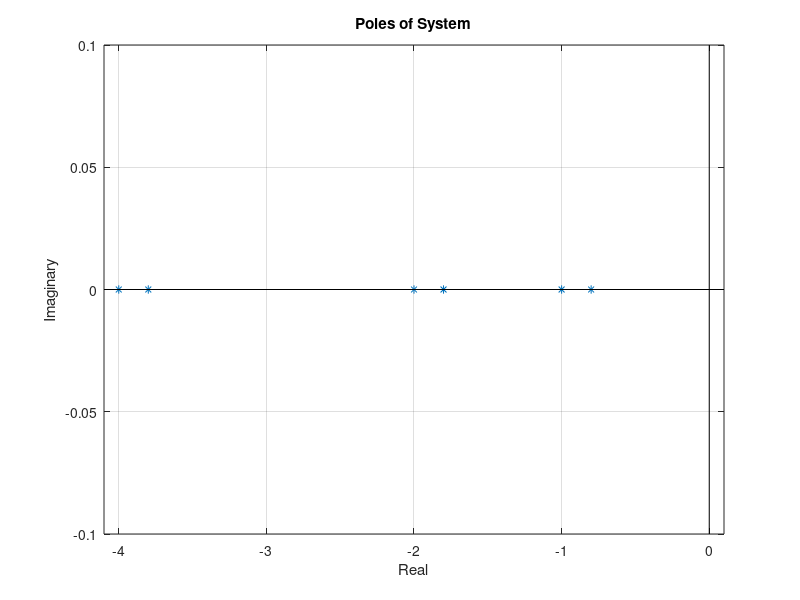

MATLAB code for this plot: (Note: this script raises an error after producing the figure.)
%% Run Simulation
%

%#ok<*UNRCH>
clc, clear, close all;

if ~exist('GRAPHICAL_PLOT','var')
    clc, clear, close all;
    
    GRAPHICAL_PLOT = false;
    PLOT_LINEAR = false;
    END_PLOT = true;
    MAKE_VIDEO = false;
    
    initState = [0;1;pi/8;pi/8;-pi/8;pi/8];
%     initState = [0;0;0;0;0;0];
    
%     L_Goal = [-20;-15;-10;-5;-3.5;-2]*0.1;
    L_Goal = [-20;-19;-10;-9;-5;-4]*0.2;
%     L_Goal = linspace(-0.3,-0.15,6)*1;

    step = 0.001; % Seconds
    timesteps = 0:step:50-step;
    F_Summary = zeros(numel(timesteps),1);
    F_Summary(20/step:end) = 10;
    lim = 1;
    
%     C = [1 0 0 0 0 0];
    C = [1 0 0 0 1 0];
%     C = [1 0 1 0 1 0];
end
% Set up simulation parameters
M = 1000; % kg
m1 = 100; % kg
m2 = 100; % kg
l1 = 20; % m
l2 = 10; % m
g = 9.81; % m/s^2

% Create struct
params = struct;
params.M = M;
params.m1 = m1;
params.m2 = m2;
params.l1 = l1;
params.l2 = l2;
params.g = g;

stateLin = initState;
stateNonLin = initState;
estimatedStateLin = zeros(size(stateLin));
estimatedStateNonLin = estimatedStateLin;

AF = [0,1,0,0,0,0;0,0,-g*m1/M,0,-g*m2/M,0;0,0,0,1,0,0;0,0,-g*(M+m1)/(M*l1),0,-g*m2/(M*l1),0;0,0,0,0,0,1;0,0,-g*m1/(M*l2),0,-g*(M+m2)/(M*l2),0];
BF = [0;1/M;0;1/(M*l1);0;1/(M*l2)];

L = place(AF',C',L_Goal).';
eo = eig(AF - L*C);
disp(real(eo));

figure;
limits = [min(real(eo)) - 0.1, 0.1, min(imag(eo)) - 0.1,max(imag(eo)) + 0.1];
plot(real(eo),imag(eo),'*',limits(1:2),[0,0],'k',[0,0],limits(3:4),'k');
xlabel('Real'); ylabel('Imaginary'); title('Poles of System');
axis(limits); grid on;

% Set up Time data
resultLin = zeros(numel(timesteps) + 1, 14);
resultNonLin = resultLin;
if GRAPHICAL_PLOT
    fig = figure; fig.Position = [17 100 1200 728];
    ax1 = subplot(2,1,1); title(ax1,'Uncontrolled Lin');
    ax2 = subplot(2,1,2); title(ax2,'Uncontrolled NonLin');
end
if MAKE_VIDEO
    v = VideoWriter('video','MPEG-4');
    open(v);
end
FLin = F_Summary;
% FLin = 200 * ones(numel(timesteps),1);
FNonLin = FLin;
for timeIndex = 1:numel(timesteps)
    destimatedStateLin = AF*estimatedStateLin + BF*FLin(timeIndex) + L*C*(stateLin - estimatedStateLin);
    destimatedStateNonLin = AF*estimatedStateNonLin + BF*FNonLin(timeIndex) + L*C*(stateNonLin - estimatedStateNonLin);
    estimatedStateLin = estimatedStateLin + destimatedStateLin * step;
    estimatedStateNonLin = estimatedStateNonLin + destimatedStateNonLin * step;
    
    resultLin(timeIndex,:) = [timesteps(timeIndex), stateLin.', FLin(timeIndex), estimatedStateLin.'];
    resultNonLin(timeIndex,:) = [timesteps(timeIndex), stateNonLin.', FNonLin(timeIndex), estimatedStateNonLin.'];
    
    stateLin = simulateLinearSystem(stateLin, FLin(timeIndex), step, params);
    stateNonLin = simulateNonLinearSystem(stateNonLin, FNonLin(timeIndex), step, params);
    
    if GRAPHICAL_PLOT && mod(timeIndex, 10) == 0
        plotState(ax1, stateLin(1), stateLin(3), stateLin(5), params.l1, params.l2);
        plotState(ax2, stateNonLin(1), stateNonLin(3), stateNonLin(5), params.l1, params.l2);
        if MAKE_VIDEO
            writeVideo(v,getframe(gcf));
        end
    end
end
if MAKE_VIDEO
    close(v);
end
resultLin(end,:) = [timesteps(end) + step, stateLin.', nan, estimatedStateLin.'];
resultNonLin(end,:) = [timesteps(end) + step, stateNonLin.', nan, estimatedStateNonLin.'];
if (END_PLOT)
    figure('units','normalized','outerposition',[0 0 1 1]);
    subplot 321;plot(resultLin(1:end,1),resultLin(1:end,2) - resultLin(1:end,9),'r',resultNonLin(1:end,1),resultNonLin(1:end,2) - resultNonLin(1:end,9),'b-.'); legend('Linear','Non-Linear'); ylabel('X'); xlabel('Time'); title('Estimation Error X');ylim([-lim,lim]);
    subplot 323;plot(resultLin(1:end,1),resultLin(1:end,4) - resultLin(1:end,11),'r',resultNonLin(1:end,1),resultNonLin(1:end,4) - resultNonLin(1:end,11),'b-.'); legend('Linear','Non-Linear'); ylabel('Theta 1'); xlabel('Time'); title('Estimation Error Theta 1');ylim([-lim,lim]);
    subplot 325;plot(resultLin(1:end,1),resultLin(1:end,6) - resultLin(1:end,13),'r',resultNonLin(1:end,1),resultNonLin(1:end,6) - resultNonLin(1:end,13),'b-.'); legend('Linear','Non-Linear'); ylabel('Theta 2'); xlabel('Time'); title('Estimation Error Theta 2');ylim([-lim,lim]);
    subplot 322;plot(resultLin(1:end,1),resultLin(1:end,3) - resultLin(1:end,10),'r',resultNonLin(1:end,1),resultNonLin(1:end,3) - resultNonLin(1:end,10),'b-.'); legend('Linear','Non-Linear'); ylabel('d/dt X'); xlabel('Time'); title('Estimation Error d/dt X');ylim([-lim,lim]);
    subplot 324;plot(resultLin(1:end,1),resultLin(1:end,5) - resultLin(1:end,12),'r',resultNonLin(1:end,1),resultNonLin(1:end,5) - resultNonLin(1:end,12),'b-.'); legend('Linear','Non-Linear'); ylabel('d/dt Theta 1'); xlabel('Time'); title('Estimation Error d/dt Theta 1');ylim([-lim,lim]);
    subplot 326;plot(resultLin(1:end,1),resultLin(1:end,7) - resultLin(1:end,14),'r',resultNonLin(1:end,1),resultNonLin(1:end,7) - resultNonLin(1:end,14),'b-.'); legend('Linear','Non-Linear'); ylabel('d/dt Theta 2'); xlabel('Time'); title('Estimation Error d/dt Theta 2');ylim([-lim,lim]);
end
function plotState(ax, x, theta1, theta2, l1, l2)
    axes(ax);
    
    % Plot Ropes
    center1 = [x - l1*sin(theta1),-l1*cos(theta1)];
    center2 = [x - l2*sin(theta2),-l2*cos(theta2)];
    plot([center1(1), x, center2(1)], [center1(2), 0, center2(2)], 'k');
    hold on;
    
    % Plot Box
    boxWidth = 5; boxHeight = 5;
    rectangle('Position',[x-boxWidth/2, -boxHeight/2, boxWidth, boxHeight]);
    
    % Plot Circles
    massRadius = 2.5;
    rectangle('Position',[center1 - massRadius/2,massRadius,massRadius],'Curvature',1);
    rectangle('Position',[center2 - massRadius/2,massRadius,massRadius],'Curvature',1);
    
    % Adjust Axis
    xlim([-60+x,60+x]);
    ylim([-25,5]);
    drawnow; hold off;
end